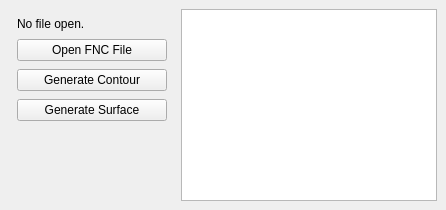
      <widget class="QWidget" name="tabPlot">
       <layout class="QHBoxLayout" name="horizontalLayout_9">
        <property name="spacing">
         <number>6</number>
        </property>
        <property name="leftMargin">
         <number>9</number>
        </property>
        <property name="topMargin">
         <number>9</number>
        </property>
        <property name="rightMargin">
         <number>9</number>
        </property>
        <property name="bottomMargin">
         <number>9</number>
        </property>
        <item>
         <layout class="QVBoxLayout" name="plotSettings" stretch="0,0,0,0,0">
          <property name="spacing">
           <number>8</number>
          </property>
          <property name="leftMargin">
           <number>8</number>
          </property>
          <property name="topMargin">
           <number>8</number>
          </property>
          <property name="rightMargin">
           <number>8</number>
          </property>
          <property name="bottomMargin">
           <number>8</number>
          </property>
          <item>
           <widget class="QLabel" name="plotFileLabel">
            <property name="text">
             <string>No file open.</string>
            </property>
           </widget>
          </item>
          <item>
           <widget class="QPushButton" name="plotOpenFile">
            <property name="sizePolicy">
             <sizepolicy hsizetype="Minimum" vsizetype="Fixed">
              <horstretch>2</horstretch>
              <verstretch>0</verstretch>
             </sizepolicy>
            </property>
            <property name="minimumSize">
             <size>
              <width>150</width>
              <height>0</height>
             </size>
            </property>
            <property name="text">
             <string>Open FNC File</string>
            </property>
           </widget>
          </item>
          <item>
           <widget class="QPushButton" name="genPlot">
            <property name="text">
             <string>Generate Contour</string>
            </property>
           </widget>
          </item>
          <item>
           <widget class="QPushButton" name="genSurface">
            <property name="text">
             <string>Generate Surface</string>
            </property>
           </widget>
          </item>
          <item>
           <spacer name="verticalSpacer_9">
            <property name="orientation">
             <enum>Qt::Orientation::Vertical</enum>
            </property>
            <property name="sizeHint" stdset="0">
             <size>
              <width>20</width>
              <height>40</height>
             </size>
            </property>
           </spacer>
          </item>
         </layout>
        </item>
        <item>
         <widget class="QListWidget" name="plotGraphContainer"/>
        </item>
       </layout>
      </widget>
